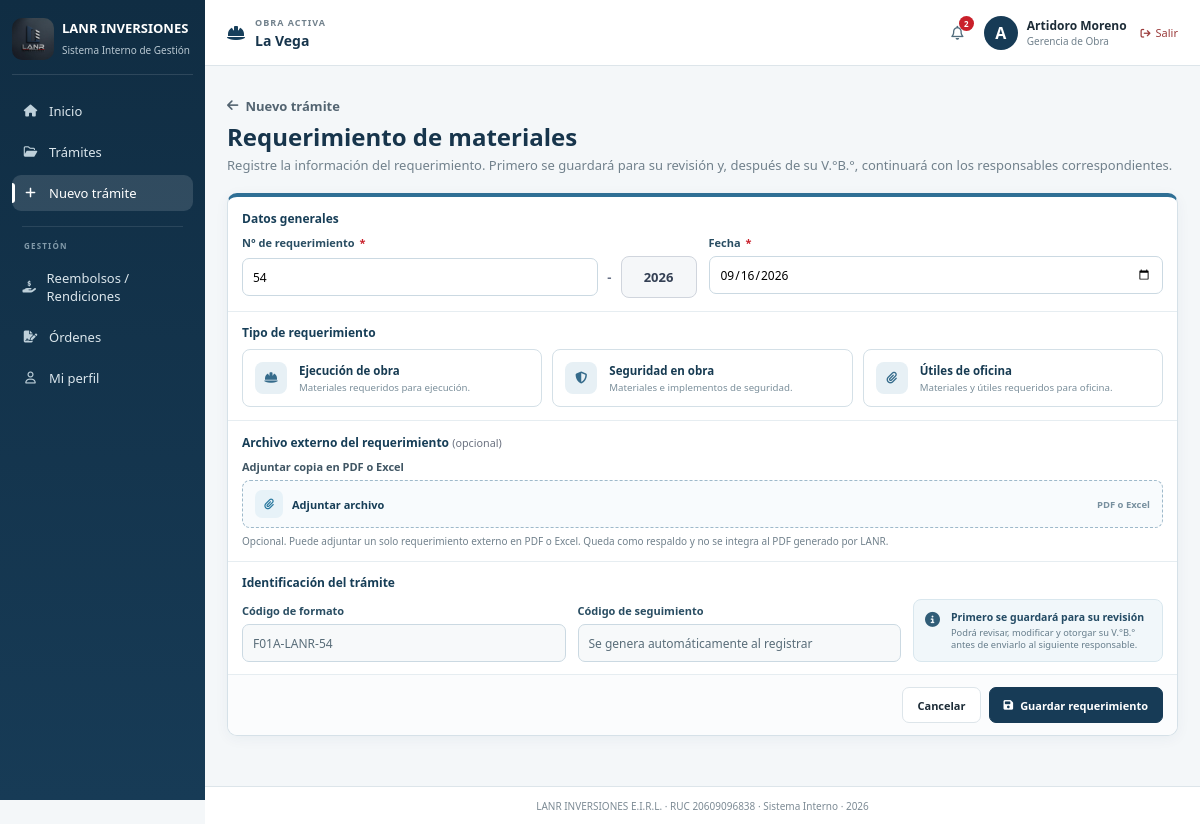
The app's page /requests/new/requirement (signed in) with its own data.
### tables this page shows
CREATE TABLE obras(
        id INTEGER PRIMARY KEY,
        nombre TEXT NOT NULL,
        codigo TEXT UNIQUE NOT NULL,
        proyecto TEXT,
        ubicacion TEXT,
        active INTEGER DEFAULT 1,
        created_at TEXT,
        updated_at TEXT
    );

CREATE TABLE users(
        id INTEGER PRIMARY KEY,
        full_name TEXT,
        username TEXT UNIQUE COLLATE NOCASE,
        password_hash TEXT,
        role TEXT,
        email TEXT,
        phone TEXT,
        profile_photo TEXT,
        must_change INTEGER DEFAULT 0,
        active INTEGER DEFAULT 1,
        created_at TEXT,
        updated_at TEXT,
        last_login TEXT
    );

### app.py (the view)
@app.route('/requests/new/requirement')
@login_required
def new_requirement():
    u = user()
    if not can_create_requirement(u):
        abort(403)
    obra = active_project()
    if not obra:
        flash('No tienes una obra activa asignada.', 'danger')
        return redirect(url_for('home'))
    c = db()
    req_units, _ = get_active_units(c)
    year = datetime.now().year
    num_info = get_form_number_info(c, obra['id'], 'REQ', year)
    c.close()
    return render_template(
        'new_requirement.html', user=u, obra=obra, project=obra['proyecto'],
        place=obra['ubicacion'], req_units=req_units,
        office_req_only=u['role'] in OFFICE_REQUIREMENT_ROLES,
        current_year=year, number_info=num_info
    )

### app.py (called while the page is built, shortened)
@app.after_request
def add_no_cache_headers(response):
    if request.path.startswith('/static/'):
        response.headers['Cache-Control'] = 'no-store, no-cache, must-revalidate, max-age=0'
        response.headers['Pragma'] = 'no-cache'
        response.headers['Expires'] = '0'
    return response

def db():
    c = sqlite3.connect(DB)
    c.row_factory = sqlite3.Row
    return c

@app.context_processor
def project_context():
    if 'uid' not in session:
        return {
            'active_project': None,
            'available_projects': []
        }
    c = db()
    available_projects = c.execute(
        '''
        SELECT o.*
        FROM obras o

        JOIN usuario_obra uo
            ON uo.obra_id = o.id

        WHERE uo.usuario_id=?
        AND o.active=1
        AND uo.active=1

        ORDER BY o.nombre
        ''',
        (session['uid'],)
    ).fetchall()
    c.close()
    return {
        'active_project': active_project(),
        'available_projects': available_projects
    }

def user():
    if 'uid' not in session:
        return None
    c = db()
    u = c.execute('select * from users where id=?',
                  (session['uid'],)).fetchone()
    c.close()
    return u

def login_required(fn):
    from functools import wraps
    @wraps(fn)
    def w(*a, **k):
        if 'uid' not in session:
            return redirect(
                url_for('login')
            )
        c = db()
        account = c.execute(
            '''
            SELECT active
            FROM users
            WHERE id=?
            ''',
            (session['uid'],)
        ).fetchone()
        c.close()
        return fn(*a, **k)
    return w

def can_create_requirement(usuario):
    return usuario['role'] in TRAMITE_CREATOR_ROLES + OFFICE_REQUIREMENT_ROLES

def _extract_form_sequence(tipo, numero, year):
    numero = (numero or '').strip()
    if tipo == 'REQ':
        m = re.fullmatch(r'(\d+)\s*-\s*(\d{4})', numero)
        if m and m.group(2) == str(year):
            return int(m.group(1))
    elif tipo == 'SP':
        m = re.fullmatch(r'(\d{4})\s*-\s*(\d+)', numero)
        if m and m.group(1) == str(year):
            return int(m.group(2))
    return None

### templates/new_requirement.html (shortened to what this page needs)
{% extends 'base.html' %}
{% block body_class %}page-new-requirement page-requirement-form{% endblock %}
{% block content %}
<div class="lanr-create-shell">
  <div class="lanr-create-head">
    <div>
      <a class="lanr-back-link" href="{{ url_for('new_request') }}"
        ><i class="fa-solid fa-arrow-left"></i> Nuevo trámite</a
      >
      <h1>Requerimiento de materiales</h1>
      <p>
        Registre la información del requerimiento. Primero se guardará para su revisión y, después de su V.°B.°, continuará con los responsables correspondientes.
      </p>
    </div>
  </div>
  <form
    id="reqForm"
    class="lanr-create-card"
    method="post"
    action='{{ url_for("create_requirement") }}'
    enctype="multipart/form-data"
  >
    <section class="lanr-create-section">
      <div class="lanr-section-label">Datos generales</div>
      <div class="lanr-general-grid">
        <div class="field">
          <label>N° de requerimiento <span class="required">*</span></label>
          <div
            class="lanr-number-composer"
            data-number-composer
            data-type="REQ"
            data-info-url="{{ url_for('request_number_info', tipo='REQ') }}"
          >
            <input
              type="number"
              min="1"
              step="1"
              name="numero_correlativo"
              id="reqSequence"
              required
              value="{{ number_info.suggested if number_info.suggested is not none else '' }}"
              placeholder="Ingrese número de requerimiento"
              inputmode="numeric"
            />
            <span class="lanr-number-fixed">-</span>
            <span class="lanr-year-fixed" data-fixed-year
              >{{ current_year }}</span
            >
          </div>
        </div>
        <div class="field">
          <label>Fecha <span class="required">*</span></label>
          <input type="date" name="fecha" id="reqDate" required />
        </div>
      </div>
    </section>
    <section class="lanr-create-section lanr-type-section">
      <div class="lanr-section-label">Tipo de requerimiento</div>
      <div
        class="req-options req-options-ref"
      >
        {% if not office_req_only %}
        <label class="req-check req-check-ref">
          <div class="req-check-content">
            <div class="req-check-icon">
              <i class="fa-solid fa-helmet-safety"></i>
            </div>
            <div>
              <strong>Ejecución de obra</strong
              ><span>Materiales requeridos para ejecución.</span>
            </div>
          </div>
        </label>
        <label class="req-check req-check-ref">
          <div class="req-check-content">
            <div class="req-check-icon">
              <i class="fa-solid fa-shield-halved"></i>
            </div>
            <div>
              <strong>Seguridad en obra</strong
              ><span>Materiales e implementos de seguridad.</span>
            </div>
          </div>
        </label>
        {% endif %}
        <label
          class="req-check req-check-ref{% if office_req_only %} req-check-locked{% endif %}"
        >
          <div class="req-check-content">
            <div class="req-check-icon">
              <i class="fa-solid fa-paperclip"></i>
            </div>
            <div>
              <strong>Útiles de oficina</strong
              ><span>Materiales y útiles requeridos para oficina.</span>
            </div>
          </div>
        </label>
      </div>
    </section>
    <section class="lanr-create-section lanr-support-section">
      <div class="lanr-section-label">
        Archivo externo del requerimiento
        <span class="optional-label">(opcional)</span>
      </div>
      <div class="field">
        <label>Adjuntar copia en PDF o Excel</label>
        <label class="lanr-file-picker" for="reqDocumentos">
          <i class="fa-solid fa-paperclip"></i>
          <span>Adjuntar archivo</span>
          <small>PDF o Excel</small>
        </label>
        <small class="field-help"
          >Opcional. Puede adjuntar un solo requerimiento externo en PDF o
          Excel. Queda como respaldo y no se integra al PDF generado por
          LANR.</small
        >
      </div>
    </section>
    <section class="lanr-create-section lanr-identification-section">
      <div class="lanr-section-label">Identificación del trámite</div>
      <div class="lanr-identification-grid">
        <div class="field">
          <label>Código de formato</label>
          <input
            id="formatCode"
            class="readonly-field"
            readonly
            value="F01A-LANR-"
          />
        </div>
        <div class="field">
          <label>Código de seguimiento</label>
          <input
            class="readonly-field"
            readonly
            value="Se genera automáticamente al registrar"
          />
        </div>
        <div class="pre-review-note lanr-review-note">
          <i class="fa-solid fa-circle-info"></i>
          <div>
            <strong>Primero se guardará para su revisión</strong
            ><span
              >Podrá revisar, modificar y otorgar su V.°B.° antes de enviarlo al siguiente responsable.</span
            >
          </div>
        </div>
      </div>
    </section>
    <div class="lanr-create-actions">
      <a href="{{ url_for('new_request') }}" class="btn lanr-cancel-btn"
        >Cancelar</a
      >
      <button type="submit" class="btn primary submit-tramite lanr-save-btn">
        <i class="fa-solid fa-floppy-disk"></i> Guardar requerimiento
      </button>
    </div>
  </form>
</div>
{% endblock %}

### templates/base.html (shortened to what this page needs)
<!doctype html>
<html lang="es">
  <head>
    <link
      rel="stylesheet"
      href='{{ url_for("static", filename="css/styles.css") }}'
    />
    <link
      rel="stylesheet"
      href="https://cdnjs.cloudflare.com/ajax/libs/font-awesome/6.5.2/css/all.min.css"
    />
  </head>
  <body class="{% block body_class %}{% endblock %}">
    {% if user %}
    <div class="app">
      <aside class="sidebar" id="sidebar">
        <div class="brand">
          <img
            src='{{ url_for("static", filename="logo-lanr.jpeg") }}'
            alt="LANR Inversiones"
          />
          <div>
            <strong>LANR INVERSIONES</strong>
            <span>Sistema Interno de Gestión</span>
          </div>
        </div>
        <nav>
          <a
            href='{{ url_for("home") }}'
            class="{% if request.endpoint == 'home' %}active{% endif %}"
          >
            <i class="fa-solid fa-house"></i>
            <span>Inicio</span>
          </a>
          <a
            href='{{ url_for("requests") }}'
            class="{% if request.endpoint in ['requests', 'request_detail'] %}active{% endif %}"
          >
            <i class="fa-regular fa-folder-open"></i>
            <span>Trámites</span>
          </a>
          {% if user.role in ['Gerencia de Obra', 'Control y Planeamiento', 'Administración', 'Logística', 'Tesorería', 'Contabilidad', 'Sistemas'] %}
          <a
            href='{{ url_for("new_request") }}'
            class="{% if request.endpoint in ['new_request', 'new_requirement', 'new_payment_request', 'create_requirement', 'create_payment_request'] %}active{% endif %}"
          >
            <i class="fa-solid fa-plus"></i>
            <span>Nuevo trámite</span>
          </a>
          {% endif %}
          <div class="nav-divider"></div>
          <span class="nav-section">GESTIÓN</span>
          <a href='{{ url_for("reimbursements") }}' class="{% if request.endpoint in ['reimbursements','new_reimbursement'] %}active{% endif %}">
            <i class="fa-solid fa-hand-holding-dollar"></i><span>Reembolsos / Rendiciones</span>
          </a>
          <a href='{{ url_for("orders") }}' class="{% if request.endpoint in ['orders','new_order'] %}active{% endif %}">
            <i class="fa-solid fa-file-signature"></i><span>Órdenes</span>
          </a>
          <a
            href='{{ url_for("profile") }}'
            class="{% if request.endpoint == 'profile' %}active{% endif %}"
          >
            <i class="fa-regular fa-user"></i>
            <span>Mi perfil</span>
          </a>
        </nav>
      </aside>
      <main>
        <header>
          <div class="work project-selector">
            {% if active_project %} {% if available_projects|length > 1 %}
            <div class="project-selector-main">
              <i class="fa-solid fa-helmet-safety"></i>
              <div>
                <span class="project-selector-label"> OBRA ACTIVA </span>
                <select
                  class="project-select"
                  onchange="
                    if (this.value) {
                      document
                        .getElementById('project-form-' + this.value)
                        .submit();
                    }
                  "
                  aria-label="Seleccionar obra"
                >
                  {% for project in available_projects %}
                  <option
                    value="{{ project.id }}"
                    {% if project.id == active_project.id %}selected{% endif %}
                  >
                    {{ project.nombre }}
                  </option>
                  {% endfor %}
                </select>
              </div>
            </div>
            {% for project in available_projects %}
            <form
              id="project-form-{{ project.id }}"
              method="post"
              action="{{ url_for('select_project', obra_id=project.id) }}"
              class="project-hidden-form"
            ></form>
            {% endfor %} {% else %}
            <div class="project-selector-main">
              <i class="fa-solid fa-helmet-safety"></i>
              <div>
                <span class="project-selector-label"> OBRA ACTIVA </span>
                <strong class="project-single-name">
                  {{ active_project.nombre }}
                </strong>
              </div>
            </div>
            {% endif %} {% endif %}
          </div>
          <div class="who">
            <div class="notification-wrapper">
              <button
                type="button"
                class="notification-button"
                title="Notificaciones"
                onclick="toggleNotifications()"
              >
                <i class="fa-regular fa-bell"></i>
                {% if notificaciones_no_leidas > 0 %}
                <span class="notification-count">
                  {{ notificaciones_no_leidas }}
                </span>
                {% endif %}
              </button>
            </div>
            <div class="avatar">
              {% if user.profile_photo %}
              <img
                src="{{ url_for(
      'static',
      filename='profile_photos/' ~ user.profile_photo
    ) }}"
                alt="Foto de {{ user.full_name }}"
              />
              {% else %}
              <span> {{ user.full_name[0]|upper }} </span>
              {% endif %}
            </div>
            <div class="user-data">
              <strong>{{ user.full_name }}</strong>
              <small>{{ user.role }}</small>
            </div>
            <a
              href='{{ url_for("logout") }}'
              class="logout-link"
              title="Cerrar sesión"
            >
              <i class="fa-solid fa-arrow-right-from-bracket"></i>
              <span>Salir</span>
            </a>
          </div>
        </header>
        <section class="content">
           {% block content %} {% endblock %}
        </section>
        <footer>
          LANR INVERSIONES E.I.R.L. · RUC 20609096838 · Sistema Interno · 2026
        </footer>
      </main>
    </div>
    {% else %} {% block guest %} {% endblock %} {% endif %}
  </body>
</html>

### records on screen
obras: nombre "La Vega"
users: full_name "A", full_name "Artidoro Moreno", role "Gerencia de Obra"

### other values on screen
{{ notificaciones_no_leidas }} "2"
{{ current_year }} "2026"
